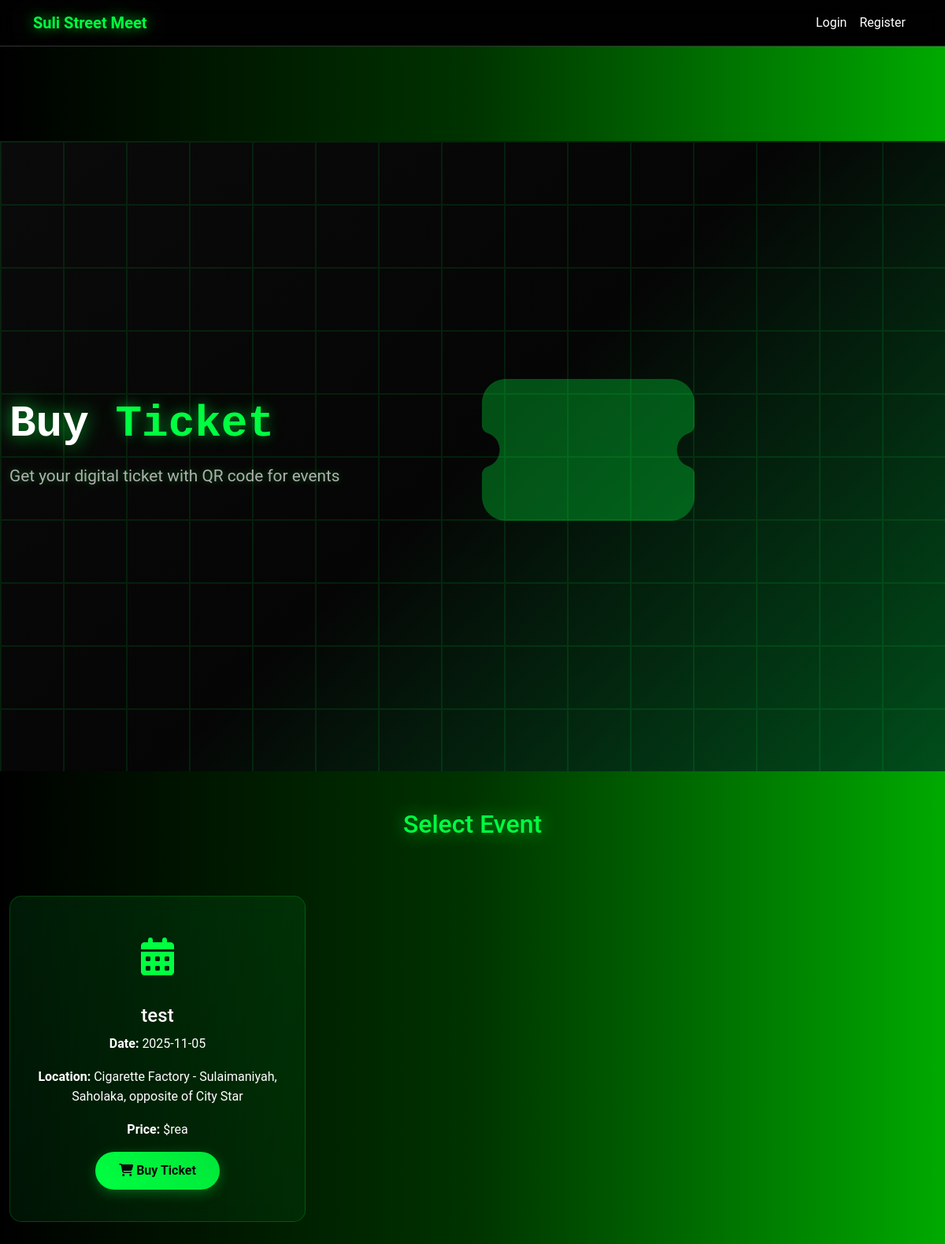
The app's page /ticket/buy_ticket, older data.
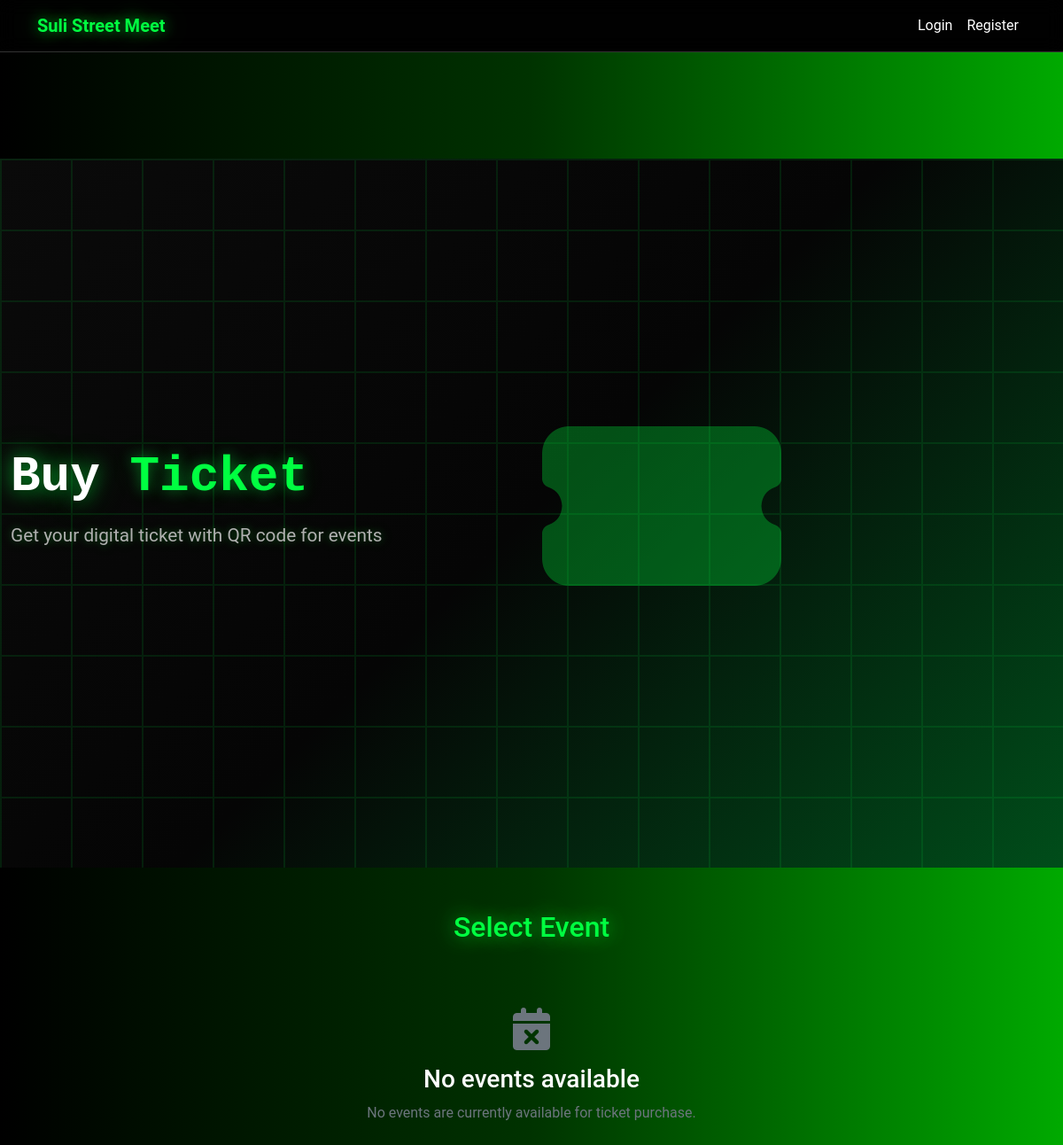
The same page, newer data.
### tables this page shows
CREATE TABLE events (
                    EventID INTEGER PRIMARY KEY AUTOINCREMENT,
                    Title TEXT NOT NULL,
                    Description TEXT NOT NULL,
                    Location TEXT NOT NULL,
                    EventDate TEXT NOT NULL,
                    EventTime TEXT,
                    MaxAttendees INTEGER DEFAULT 50,
                    CreatedBy INTEGER NOT NULL,
                    CreatedDate TEXT DEFAULT CURRENT_DATE,
                    PlaceID INTEGER,
                    FOREIGN KEY (CreatedBy) REFERENCES members (MemberID)
                );

### ticket_system.py (the view)
@ticket_bp.route('/buy_ticket')
def buy_ticket():
    try:
        from datetime import date
        today = date.today().strftime('%Y-%m-%d')
        events = db_manager.execute_query("""
            SELECT EventID, Title, EventDate, Location, Description
            FROM events
            WHERE EventDate >= ?
            ORDER BY EventDate ASC
        """, [today])
        return render_template('buy_ticket_simple.html', events=events)
    except Exception as e:
        print(f"Error loading buy ticket page: {e}")
        flash('Error loading ticket purchase page', 'error')
        return redirect(url_for('events'))

### app.py (called while the page is built, shortened)
@app.context_processor
def inject_user():
    def get_current_user():
        return None
    return dict(current_user=get_current_user())

### database_manager_hybrid.py (called while the page is built)
    def execute_query(self, query, params=None):
        return self.db_manager.execute_query(query, params)

### database_manager_sqlite.py (called while the page is built)
    @contextmanager
    def get_db_connection(self):
        conn = None
        try:
            conn = sqlite3.connect(self.db_path)
            logger.info("SQLite database connection established")
            yield conn
        except Exception as e:
            logger.error(f"Database connection error: {e}")
            raise
        finally:
            if conn:
                conn.close()
                logger.info("Database connection closed")

### templates/buy_ticket_simple.html (shortened to what this page needs)
{% extends "base_readonly.html" %}
{% block content %}
<div class="dashboard-section">
    <div class="hero-section">
        <div class="container-fluid">
            <div class="row align-items-center">
                <div class="col-lg-6 animate-fade-in">
                    <h1 class="hero-title" style="text-shadow: 0 2px 4px rgba(0, 0, 0, 0.1), 0 0 20px rgba(0, 255, 65, 0.5), 0 0 40px rgba(0, 255, 65, 0.3);">
                        Buy <span class="text-green" style="text-shadow: 0 0 15px rgba(0, 255, 65, 0.4), 0 0 30px rgba(0, 255, 65, 0.2);">Ticket</span>
                    </h1>
                    <p class="hero-subtitle" style="text-shadow: 0 0 10px rgba(0, 255, 65, 0.3), 0 0 20px rgba(0, 255, 65, 0.2);">
                        Get your digital ticket with QR code for events
                    </p>
                </div>
                <div class="col-lg-6 animate-slide-in">
                    <div class="car-silhouette">
                        <i class="fas fa-ticket-alt"></i>
                    </div>
                </div>
            </div>
        </div>
    </div>
    <div class="container-fluid mt-5">
        <div class="row mb-5">
            <div class="col-12">
                <h2 class="text-center mb-4 animate-fade-in" style="color: var(--primary-green); text-shadow: 0 0 20px rgba(0, 255, 65, 0.5), 0 0 40px rgba(0, 255, 65, 0.3);">Select Event</h2>
            </div>
        </div>
        <div class="row">
            {% for event in events %}
            <div class="col-md-6 col-lg-4 mb-4">
                <div class="feature-card animate-fade-in">
                    <div class="feature-icon">
                        <i class="fas fa-calendar-alt"></i>
                    </div>
                    <h4>{{ event[1] }}</h4>
                    <p><strong>Date:</strong> {{ event[2] }}</p>
                    <p><strong>Location:</strong> {{ event[3] }}</p>
                    <p><strong>Price:</strong> ${{ event[4] or '10.00' }}</p>
                    <div class="d-flex gap-2 justify-content-center">
                        <a href="/buy_ticket/{{ event[0] }}" class="btn btn-primary">
                            <i class="fas fa-shopping-cart"></i> Buy Ticket
                        </a>
                    </div>
                </div>
            </div>
            {% else %}
            <div class="col-12">
                <div class="text-center">
                    <i class="fas fa-calendar-times fa-3x text-muted mb-3"></i>
                    <h3>No events available</h3>
                    <p class="text-muted">No events are currently available for ticket purchase.</p>
                </div>
            </div>
            {% endfor %}
        </div>
    </div>
</div>
{% endblock %}

Row changes from the older to the newer data that the page shows:
removed events: Title "test", EventDate "2025-11-05", Location "Cigarette Factory - Sulaimaniyah, Saholaka, opposite of City Star", Description "rea"
Text that changed along with them:
text now shown: "No events available No events are currently available for ticket purchase."
